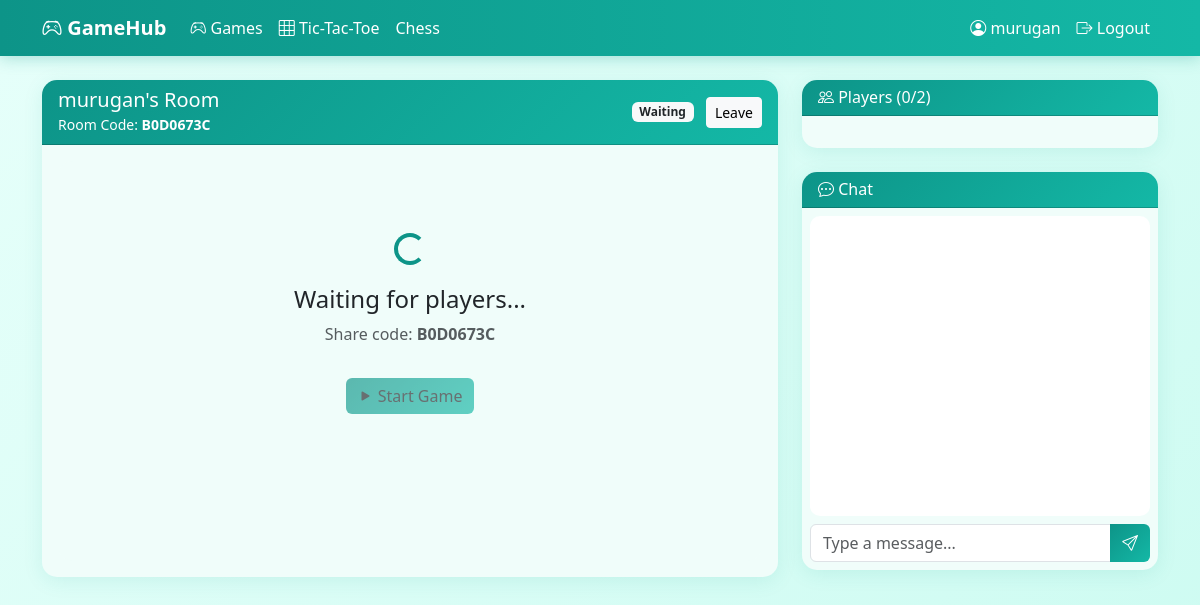
The page /room/B0D0673C/ (signed in) on the database its author committed.
### games/models.py (models this page shows, shortened)
class GameRoom(models.Model):
    STATUS_CHOICES = [
        ('waiting', 'Waiting'),
        ('playing', 'Playing'),
        ('finished', 'Finished'),
    ]
    code = models.CharField(max_length=8, unique=True, default='')
    name = models.CharField(max_length=100)
    host = models.ForeignKey(User, on_delete=models.CASCADE, related_name='hosted_rooms')
    players = models.ManyToManyField(User, related_name='game_rooms', blank=True)
    max_players = models.IntegerField(default=4)
    status = models.CharField(max_length=20, choices=STATUS_CHOICES, default='waiting')
    game_state = models.JSONField(default=dict, blank=True)
    created_at = models.DateTimeField(auto_now_add=True)

### games/views.py (the view)
# urls.py: path('room/<str:code>/', views.game_room, name='game_room'),
@login_required
def game_room(request, code):
    room = get_object_or_404(GameRoom, code=code)
    return render(request, 'games/game_room.html', {'room': room})

### templates/games/game_room.html (shortened to what this page needs)
{% extends 'base.html' %}
{% block content %}
<div class="row">
    <div class="col-lg-8 mb-4">
        <div class="card">
            <div class="card-header d-flex justify-content-between align-items-center">
                <div>
                    <h5 class="mb-0">{{ room.name }}</h5>
                    <small>Room Code: <strong>{{ room.code }}</strong></small>
                </div>
                <div>
                    <span class="badge bg-light text-dark me-2" id="room-status">{{ room.get_status_display }}</span>
                    <a href="{% url 'leave_room' room.code %}" class="btn btn-light btn-sm">Leave</a>
                </div>
            </div>
            <div class="card-body">
                <div class="game-container p-4" id="game-area">
                    <div id="waiting-screen" class="text-center py-5">
                        <div class="spinner-border text-warm mb-3" role="status"></div>
                        <h4>Waiting for players...</h4>
                        <p class="text-muted">Share code: <strong>{{ room.code }}</strong></p>
                        {% if room.host == user %}
                        <button class="btn btn-warm mt-3" id="start-game-btn" disabled>
                            <i class="bi bi-play-fill"></i> Start Game
                        </button>
                        {% endif %}
                    </div>
                </div>
            </div>
        </div>
    </div>
    <div class="col-lg-4">
        <div class="card mb-4">
            <div class="card-header"><h6 class="mb-0"><i class="bi bi-people"></i> Players (<span id="player-count">0</span>/{{ room.max_players }})</h6></div>
            <div class="card-body" id="players-list"></div>
        </div>
        <div class="card">
            <div class="card-header"><h6 class="mb-0"><i class="bi bi-chat-dots"></i> Chat</h6></div>
            <div class="card-body p-2">
                <div class="chat-box p-2" id="chat-messages"></div>
                <div class="input-group mt-2">
                    <input type="text" class="form-control" id="chat-input" placeholder="Type a message...">
                    <button class="btn btn-warm" id="send-chat"><i class="bi bi-send"></i></button>
                </div>
            </div>
        </div>
    </div>
</div>
{% endblock %}

### templates/base.html (shortened to what this page needs)
<!DOCTYPE html>
<html lang="en">
<head>
    <link href="https://cdn.jsdelivr.net/npm/bootstrap@5.3.2/dist/css/bootstrap.min.css" rel="stylesheet">
    <link href="https://cdn.jsdelivr.net/npm/bootstrap-icons@1.11.1/font/bootstrap-icons.css" rel="stylesheet">
</head>
<body>
    <nav class="navbar navbar-expand-lg navbar-dark mb-4">
        <div class="container">
            <a class="navbar-brand fw-bold" href="{% url 'home' %}">
                <i class="bi bi-controller"></i> GameHub
            </a>
            <div class="collapse navbar-collapse" id="navbarNav">
                <ul class="navbar-nav me-auto">
                    {% if user.is_authenticated %}
                    <li class="nav-item"><a class="nav-link" href="{% url 'game_selection' %}"><i class="bi bi-controller"></i> Games</a></li>
                    <li class="nav-item"><a class="nav-link" href="{% url 'lobby' %}"><i class="bi bi-grid-3x3"></i> Tic-Tac-Toe</a></li>
                    <li class="nav-item"><a class="nav-link" href="{% url 'chess_lobby' %}"> Chess</a></li>
                    {% endif %}
                </ul>
                <ul class="navbar-nav">
                    {% if user.is_authenticated %}
                    <li class="nav-item"><span class="nav-link"><i class="bi bi-person-circle"></i> {{ user.username }}</span></li>
                    <li class="nav-item"><a class="nav-link" href="{% url 'logout' %}"><i class="bi bi-box-arrow-right"></i> Logout</a></li>
                    {% else %}
                    <li class="nav-item"><a class="nav-link" href="{% url 'login' %}"><i class="bi bi-box-arrow-in-right"></i> Login</a></li>
                    <li class="nav-item"><a class="nav-link" href="{% url 'register' %}"><i class="bi bi-person-plus"></i> Register</a></li>
                    {% endif %}
                </ul>
            </div>
        </div>
    </nav>
    <main class="container">
        {% block content %}{% endblock %}
    </main>
</body>
</html>

### templates/base.html (style rules this page uses)
:root { --teal-primary: #0d9488; --teal-secondary: #14b8a6; --teal-accent: #2dd4bf; --teal-light: #5eead4; --teal-bg: #e6fffa; --teal-dark: #0f766e; --teal-text: #134e4a; --teal-card: #f0fdfa; }
body { background: linear-gradient(135deg, var(--teal-bg) 0%, #ccfbf1 100%); min-height: 100vh; color: var(--teal-text); font-family: 'Segoe UI', system-ui, sans-serif; }
.navbar { background: linear-gradient(90deg, var(--teal-primary), var(--teal-secondary)) !important; box-shadow: 0 2px 15px rgba(13, 148, 136, 0.3); }
.navbar-brand, .nav-link { color: white !important; }
.btn-warm { background: linear-gradient(135deg, var(--teal-primary), var(--teal-secondary)); border: none; color: white; transition: all 0.3s ease; }
.card { background: var(--teal-card); border: none; border-radius: 15px; box-shadow: 0 4px 20px rgba(13, 148, 136, 0.1); }
.card-header { background: linear-gradient(135deg, var(--teal-primary), var(--teal-secondary)); color: white; border-radius: 15px 15px 0 0 !important; }
.text-warm { color: var(--teal-primary); }

### templates/games/game_room.html (style rules this page uses)
.game-container { min-height: 400px; background: var(--teal-card); border-radius: 15px; }
.chat-box { height: 300px; overflow-y: auto; background: #fff; border-radius: 10px; }

### rows shown on the page
GameRoom: name "murugan's Room", code "B0D0673C", status "Waiting", max_players "2"

### other values the page prints
{{ user.username }} "murugan"
